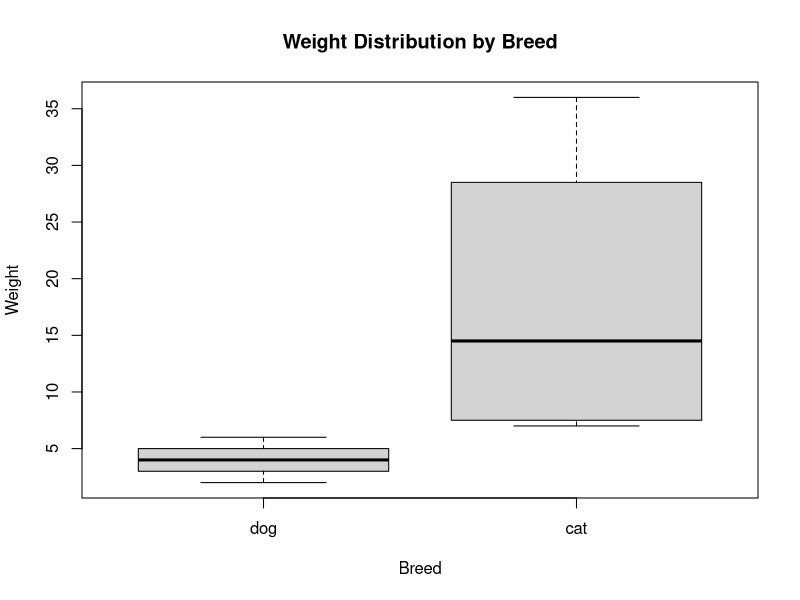

R code for this plot:
# Create the data frame
animal_data <- data.frame(
  Months_old = c(53, 19, 34, 41, 84, 140, 109),
  Size = c("medium", "small", "medium", "large", "small", "extra small", "large"),
  Weight = c(21, 8, 4, 6, 7, 2, 36),
  Breed = c("dog", "dog", "cat", "cat", "dog", "cat", "dog"),
  stringsAsFactors = TRUE # Ensure Breed is treated as a factor
)

# a) Invert the values for Breed
# b) Edit the levels of the Breed variable to complete the task.
levels(animal_data$Breed) <- c("dog", "cat") # This reorders the levels, effectively inverting them if only two levels exist.

# c) Access a specific variable
print(animal_data$Weight) # Accessing the 'Weight' column
print(animal_data[,"Size"]) # Another way to access the 'Size' column

# d) Add a new column Age_in_years
animal_data$Age_in_years <- animal_data$Months_old / 12

# e) Generate a frequency table of Breed vs Size
frequency_table <- table(animal_data$Breed, animal_data$Size)
print(frequency_table)

# f) Compute the average Weight grouped by Breed using aggregate()
average_weight_by_breed <- aggregate(Weight ~ Breed, data = animal_data, FUN = mean)
print(average_weight_by_breed)

# g) Visualize the differences in Weight between breeds using a boxplot
boxplot(Weight ~ Breed, data = animal_data,
        main = "Weight Distribution by Breed",
        xlab = "Breed",
        ylab = "Weight")